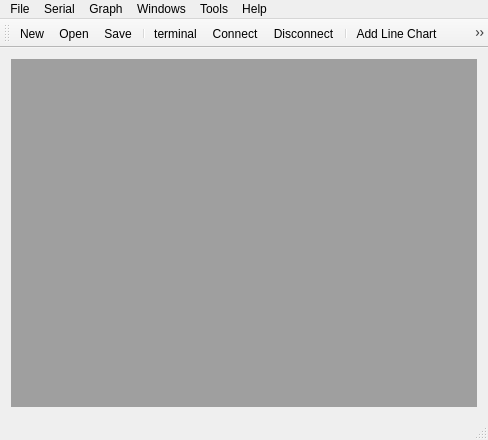
<?xml version="1.0" encoding="UTF-8"?>
<ui version="4.0">
 <class>MainWindow</class>
 <widget class="QMainWindow" name="MainWindow">
  <property name="geometry">
   <rect>
    <x>0</x>
    <y>0</y>
    <width>488</width>
    <height>440</height>
   </rect>
  </property>
  <property name="windowTitle">
   <string>FlexiPlot[*]</string>
  </property>
  <property name="windowIcon">
   <iconset resource="icons.qrc">
    <normaloff>:/images/icon.png</normaloff>:/images/icon.png</iconset>
  </property>
  <widget class="QWidget" name="centralWidget">
   <layout class="QVBoxLayout" name="verticalLayout_2">
    <item>
     <widget class="QMdiArea" name="mdiArea">
      <property name="verticalScrollBarPolicy">
       <enum>Qt::ScrollBarAsNeeded</enum>
      </property>
      <property name="horizontalScrollBarPolicy">
       <enum>Qt::ScrollBarAsNeeded</enum>
      </property>
      <property name="viewMode">
       <enum>QMdiArea::SubWindowView</enum>
      </property>
     </widget>
    </item>
   </layout>
  </widget>
  <widget class="QMenuBar" name="menuBar">
   <property name="geometry">
    <rect>
     <x>0</x>
     <y>0</y>
     <width>488</width>
     <height>21</height>
    </rect>
   </property>
   <widget class="QMenu" name="menuFile">
    <property name="title">
     <string>File</string>
    </property>
    <addaction name="actionNew"/>
    <addaction name="actionOpen"/>
    <addaction name="actionSave"/>
    <addaction name="actionSave_AS"/>
    <addaction name="separator"/>
    <addaction name="actionExit"/>
   </widget>
   <widget class="QMenu" name="menuSerial">
    <property name="title">
     <string>Serial</string>
    </property>
    <addaction name="actionConnect"/>
    <addaction name="actionDisconnect"/>
    <addaction name="actionSettings"/>
    <addaction name="actionTerminal"/>
   </widget>
   <widget class="QMenu" name="menuGraph">
    <property name="title">
     <string>Graph</string>
    </property>
    <addaction name="actionAdd_Graph"/>
    <addaction name="actionAdd_Bar_Graph"/>
   </widget>
   <widget class="QMenu" name="menuHelp">
    <property name="title">
     <string>Help</string>
    </property>
    <addaction name="actionAbout"/>
   </widget>
   <widget class="QMenu" name="menuWindows">
    <property name="title">
     <string>Windows</string>
    </property>
    <addaction name="actionCascade"/>
    <addaction name="actionTile"/>
    <addaction name="actionLockWidgets"/>
   </widget>
   <widget class="QMenu" name="menuTools">
    <property name="title">
     <string>Tools</string>
    </property>
    <addaction name="actionDebug_Tools"/>
   </widget>
   <addaction name="menuFile"/>
   <addaction name="menuSerial"/>
   <addaction name="menuGraph"/>
   <addaction name="menuWindows"/>
   <addaction name="menuTools"/>
   <addaction name="menuHelp"/>
  </widget>
  <widget class="QToolBar" name="mainToolBar">
   <attribute name="toolBarArea">
    <enum>TopToolBarArea</enum>
   </attribute>
   <attribute name="toolBarBreak">
    <bool>false</bool>
   </attribute>
   <addaction name="actionNew"/>
   <addaction name="actionOpen"/>
   <addaction name="actionSave"/>
   <addaction name="separator"/>
   <addaction name="actionTerminal"/>
   <addaction name="actionConnect"/>
   <addaction name="actionDisconnect"/>
   <addaction name="separator"/>
   <addaction name="actionAdd_Graph"/>
   <addaction name="actionAdd_Bar_Graph"/>
   <addaction name="separator"/>
   <addaction name="actionLockWidgets"/>
   <addaction name="actionSettings"/>
  </widget>
  <widget class="QStatusBar" name="statusBar"/>
  <action name="actionExit">
   <property name="icon">
    <iconset resource="icons.qrc">
     <normaloff>:/images/application-exit.png</normaloff>:/images/application-exit.png</iconset>
   </property>
   <property name="text">
    <string>Exit</string>
   </property>
  </action>
  <action name="actionConnect">
   <property name="icon">
    <iconset resource="icons.qrc">
     <normaloff>:/images/Connect.png</normaloff>:/images/Connect.png</iconset>
   </property>
   <property name="text">
    <string>Connect</string>
   </property>
   <property name="toolTip">
    <string>Connect To Device</string>
   </property>
   <property name="shortcut">
    <string>Ctrl+F</string>
   </property>
  </action>
  <action name="actionDisconnect">
   <property name="icon">
    <iconset resource="icons.qrc">
     <normaloff>:/images/Disconnect.png</normaloff>:/images/Disconnect.png</iconset>
   </property>
   <property name="text">
    <string>Disconnect</string>
   </property>
   <property name="toolTip">
    <string>Disconnect From Device</string>
   </property>
   <property name="shortcut">
    <string>Ctrl+D</string>
   </property>
  </action>
  <action name="actionSettings">
   <property name="icon">
    <iconset resource="icons.qrc">
     <normaloff>:/images/settings.png</normaloff>:/images/settings.png</iconset>
   </property>
   <property name="text">
    <string>Settings</string>
   </property>
  </action>
  <action name="actionAdd_Graph">
   <property name="icon">
    <iconset resource="icons.qrc">
     <normaloff>:/images/graph.png</normaloff>:/images/graph.png</iconset>
   </property>
   <property name="text">
    <string>Add Line Chart</string>
   </property>
   <property name="shortcut">
    <string>Ctrl++, Ctrl+=</string>
   </property>
  </action>
  <action name="actionAbout">
   <property name="icon">
    <iconset resource="icons.qrc">
     <normaloff>:/images/help-about.png</normaloff>:/images/help-about.png</iconset>
   </property>
   <property name="text">
    <string>About</string>
   </property>
  </action>
  <action name="actionNew">
   <property name="icon">
    <iconset resource="icons.qrc">
     <normaloff>:/images/document-new.png</normaloff>:/images/document-new.png</iconset>
   </property>
   <property name="text">
    <string>New</string>
   </property>
   <property name="shortcut">
    <string>Ctrl+N</string>
   </property>
  </action>
  <action name="actionOpen">
   <property name="icon">
    <iconset resource="icons.qrc">
     <normaloff>:/images/document-open-folder.png</normaloff>:/images/document-open-folder.png</iconset>
   </property>
   <property name="text">
    <string>Open</string>
   </property>
   <property name="shortcut">
    <string>Ctrl+O</string>
   </property>
  </action>
  <action name="actionSave">
   <property name="icon">
    <iconset resource="icons.qrc">
     <normaloff>:/images/document-save.png</normaloff>:/images/document-save.png</iconset>
   </property>
   <property name="text">
    <string>Save</string>
   </property>
   <property name="shortcut">
    <string>Ctrl+S</string>
   </property>
  </action>
  <action name="actionSave_AS">
   <property name="icon">
    <iconset resource="icons.qrc">
     <normaloff>:/images/document-save-as.png</normaloff>:/images/document-save-as.png</iconset>
   </property>
   <property name="text">
    <string>Save As</string>
   </property>
  </action>
  <action name="actionCascade">
   <property name="icon">
    <iconset resource="icons.qrc">
     <normaloff>:/images/window-duplicate.png</normaloff>:/images/window-duplicate.png</iconset>
   </property>
   <property name="text">
    <string>Cascade</string>
   </property>
  </action>
  <action name="actionTile">
   <property name="icon">
    <iconset resource="icons.qrc">
     <normaloff>:/images/view-split-left-right.png</normaloff>:/images/view-split-left-right.png</iconset>
   </property>
   <property name="text">
    <string>Tile</string>
   </property>
  </action>
  <action name="actionAdd_Map">
   <property name="icon">
    <iconset resource="icons.qrc">
     <normaloff>:/images/04_maps.png</normaloff>:/images/04_maps.png</iconset>
   </property>
   <property name="text">
    <string>Add Map</string>
   </property>
  </action>
  <action name="actionTerminal">
   <property name="icon">
    <iconset resource="icons.qrc">
     <normaloff>:/images/utilities-terminal.png</normaloff>:/images/utilities-terminal.png</iconset>
   </property>
   <property name="text">
    <string>terminal</string>
   </property>
   <property name="toolTip">
    <string>Opens Serial Terminal</string>
   </property>
  </action>
  <action name="actionAdd_Bar_Graph">
   <property name="icon">
    <iconset resource="icons.qrc">
     <normaloff>:/images/view-statistics.png</normaloff>:/images/view-statistics.png</iconset>
   </property>
   <property name="text">
    <string>Add Bar Graph</string>
   </property>
  </action>
  <action name="actionLockWidgets">
   <property name="checkable">
    <bool>true</bool>
   </property>
   <property name="checked">
    <bool>false</bool>
   </property>
   <property name="icon">
    <iconset resource="icons.qrc">
     <normaloff>:/images/system-lock-screen.png</normaloff>:/images/system-lock-screen.png</iconset>
   </property>
   <property name="text">
    <string>Lock Widget Position</string>
   </property>
   <property name="toolTip">
    <string>&lt;html&gt;&lt;head/&gt;&lt;body&gt;&lt;p&gt;Lock widgets in their current size and position&lt;/p&gt;&lt;/body&gt;&lt;/html&gt;</string>
   </property>
   <property name="statusTip">
    <string>If checked allows graphs to be moved around. Uncheck to fix them in a position</string>
   </property>
  </action>
  <action name="actionDebug_Tools">
   <property name="text">
    <string>Debug Tools</string>
   </property>
  </action>
 </widget>
 <layoutdefault spacing="6" margin="11"/>
 <resources>
  <include location="icons.qrc"/>
 </resources>
 <connections/>
</ui>
